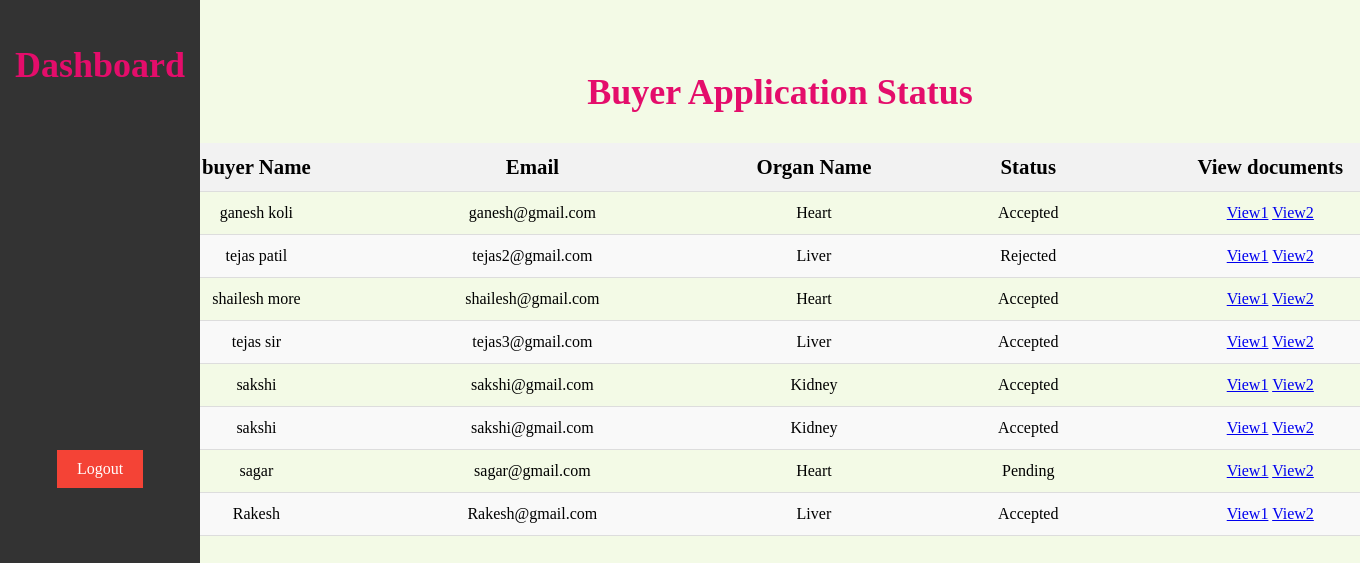
Screenshot of /buyer with the database file from the repository.
### app/models.py (models this page shows, shortened)
class Form1(models.Model):
    name = models.TextField(max_length=255)
    organ_name = models.CharField(max_length=255, default='')
    email = models.EmailField()
    id_document = models.ImageField(upload_to=document_upload_path)
    organ_donor_card = models.ImageField(upload_to=document_upload_path)
    status = models.CharField(max_length=20, default='Pending')

### app/views.py (the view)
# urls.py: path('buyer',views.buyer, name= 'buyer'),
def buyer(request):
    form_data1 = Form1.objects.all()
    return render(request,'buyer.html', {'form_data1': form_data1})

### template/buyer.html (shortened to what this page needs)
{% block body %}
    <div class="sidebar">
        <h1><a href="buyer_dashboard" style="text-decoration: none;color: #e40d6b;">Dashboard</a></h1>
        <a href="log_out" class="logout-button">Logout</a>
    </div>
    <div class="main-section">
        <div class="table-data">
            <h1 style="text-align: center;">Buyer Application Status </h1>
            <div class="order">
                <table>
                    <thead>
                        <tr>
                            <th>buyer Name</th>
                            <th>Email</th>
                            <th>Organ Name</th>
                            <th>Status</th>
                            <th>View documents</th>
                        </tr>
                    </thead>
                    <tbody>
                        <form action="" method="post">
                            {% for form in form_data1 %}
                            <tr>
                                <td>{{ form.name }}</td>
                                <td>{{ form.email }}</td>
                                <td>{{ form.organ_name }}</td>
                                <td>{% if form.status == 'accepted' %}
                                    Accepted
                                {% elif form.status == 'rejected' %}
                                    Rejected
                                {% else %}
                                    Pending
                                {% endif %}</td>
                                <td><a href="{% url 'view_doc' email=form.email %}">View1</a>
                                    <a href="{% url 'view_document' email=form.email %}">View2</a>
                            </td>
                            </tr>
                            {% endfor %}
                        </form>
                    </tbody>
                </table>
            </div>
        </div>
    </div>
    {% endblock body %}

### template/buyer.html (style rules this page uses)
.sidebar { background-color: #333; height: 100vh; width: 200px; position: fixed; top: 0; left: 0; padding-top: 20px; display: flex; flex-direction: column; align-items: center; z-index: 1; }
.logout-button { background-color: #f44336; color: white; border: none; padding: 10px 20px; margin-top: 170%; cursor: pointer; text-decoration: none; transition: background-color 0.3s; }
.main-section { padding: 20px; margin-left: 200px; background-color: #f3fae6; background-size: cover; background-position: center; height: 94vh; margin-top: 0; display: flex; justify-content: center; align-items: center; }
table { width: 1300px; height: 200px; margin-top: 30px; margin-bottom: 210px; border-collapse: collapse; }
th, td { padding: 12px 15px; text-align: left; border-bottom: 1px solid #ddd; text-align: center; }
th { background-color: #f2f2f2; text-align: center; font-size: 1.3em; }
tr:nth-child(even) { background-color: #f9f9f9; }
h1 { color: #e40d6b; font-size: 36px; text-decoration: none; }

### rows the page displays
Form1: name "ganesh koli", email "ganesh@gmail.com", organ_name "Heart", status "Accepted"
Form1: name "tejas patil", email "tejas2@gmail.com", organ_name "Liver", status "Rejected"
Form1: name "shailesh more", email "shailesh@gmail.com", organ_name "Heart", status "Accepted"
Form1: name "tejas sir", email "tejas3@gmail.com", organ_name "Liver", status "Accepted"
Form1: name "sakshi", email "sakshi@gmail.com", organ_name "Kidney", status "Accepted"
Form1: name "sakshi", email "sakshi@gmail.com", organ_name "Kidney", status "Accepted"
Form1: name "sagar", email "sagar@gmail.com", organ_name "Heart", status "Pending"
Form1: name "Rakesh", email "Rakesh@gmail.com", organ_name "Liver", status "Accepted"
